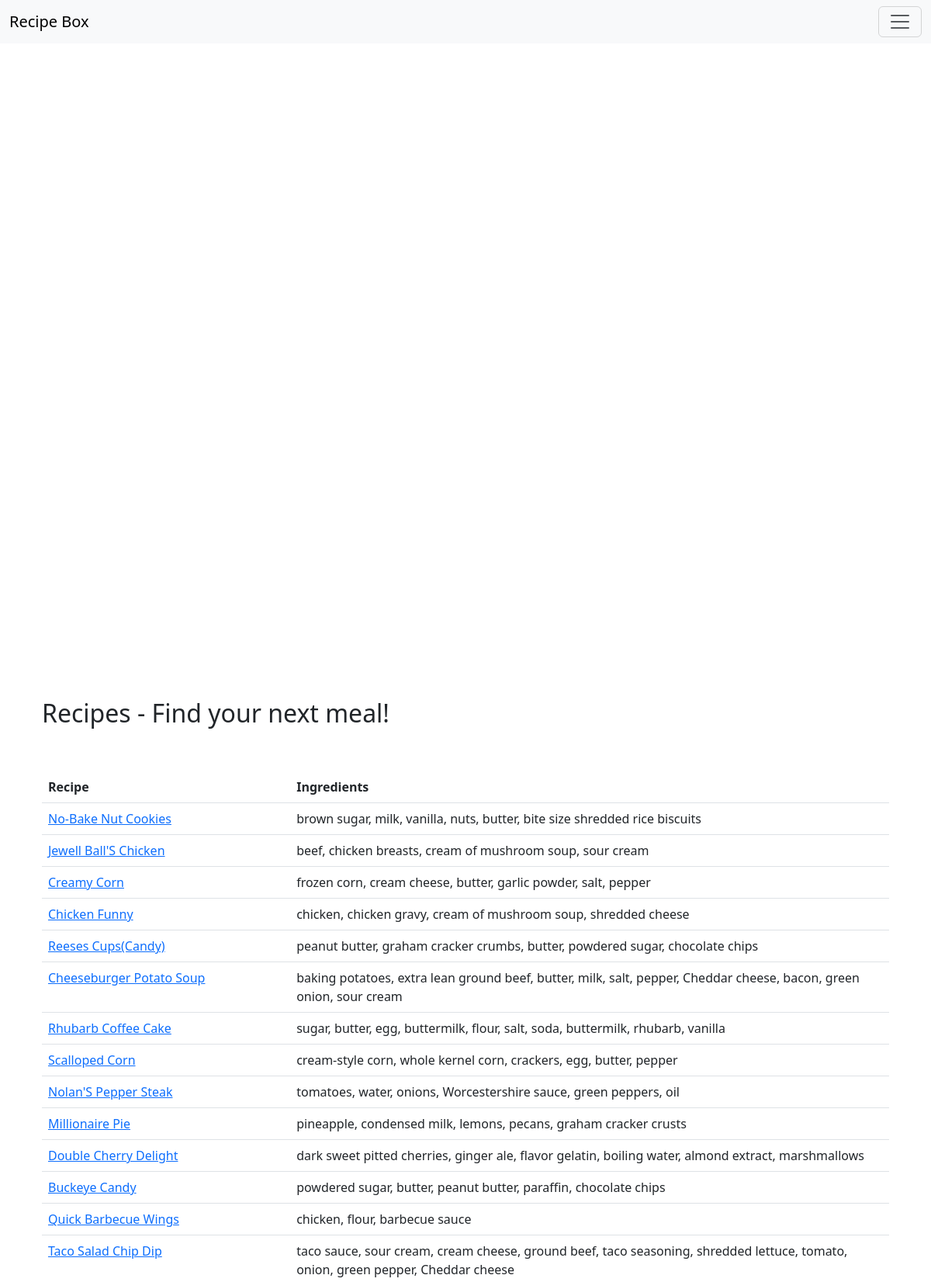
/cartbuilder/recipes (upper part), run on the app's committed database.
### CartBuilder/models.py (models this page shows, shortened)
class SimpleMaster(models.Model):
    recipeKey = models.IntegerField()
    recipeTitle = models.TextField()
    recipeIngredients = models.TextField()
    recipeDirections = models.TextField()
    recipeNER = models.TextField()
    recipeImage = models.ImageField(upload_to='recipe_images/', null=True, blank=True)

### CartBuilder/views.py (the view)
# urls.py: path('recipes', views.recipes, name="recipes"),
def recipes(request):
    recipe_list = SimpleMaster.objects.all()
    context = {'full_recipe_list': recipe_list}
    return render(request, 'recipes.html', context)

### templates/recipes.html
{% extends 'base.html' %}
{% block content %}
<div class="container">
    <h2>Recipes - Find your next meal!</h2>
    <div>
        <br>
        <br>
        {% include "./components/recipe_table/recipe_table_base.html" %}
    </div>
</div>
{% endblock %}

### templates/components/recipe_table/recipe_table_base.html
{% load static %}
<div class="table-responsive" style="max-height: 50vh">
    <table class="table table-hover" >
        <thead>
            <tr>
                <th scope="col">Recipe</th>
                <th scope="col">Ingredients</th>
            </tr>
        </thead>
        <tbody>
            {% for recipe in full_recipe_list %}
            <tr>
                <td><a href="recipe/{{ recipe.recipeKey }} ">{{ recipe.recipeTitle }}</a></td>
                <td>{{ recipe.recipeNER }}</td>
            </tr>
            {% empty %}
            <li>Error loading non-mock recipes.</li>
            {% endfor %}
        </tbody>
    </table>
</div>

### data on the page
SimpleMaster: recipeTitle "No-Bake Nut Cookies", recipeNER "brown sugar, milk, vanilla, nuts, butter, bite size shredded rice biscuits"
SimpleMaster: recipeTitle "Jewell Ball'S Chicken", recipeNER "beef, chicken breasts, cream of mushroom soup, sour cream"
SimpleMaster: recipeTitle "Creamy Corn", recipeNER "frozen corn, cream cheese, butter, garlic powder, salt, pepper"
SimpleMaster: recipeTitle "Chicken Funny", recipeNER "chicken, chicken gravy, cream of mushroom soup, shredded cheese"
SimpleMaster: recipeTitle "Reeses Cups(Candy)", recipeNER "peanut butter, graham cracker crumbs, butter, powdered sugar, chocolate chips"
SimpleMaster: recipeTitle "Cheeseburger Potato Soup", recipeNER "baking potatoes, extra lean ground beef, butter, milk, salt, pepper, Cheddar cheese, bacon, green onion, sour cream"
SimpleMaster: recipeTitle "Rhubarb Coffee Cake", recipeNER "sugar, butter, egg, buttermilk, flour, salt, soda, buttermilk, rhubarb, vanilla"
SimpleMaster: recipeTitle "Scalloped Corn", recipeNER "cream-style corn, whole kernel corn, crackers, egg, butter, pepper"
SimpleMaster: recipeTitle "Nolan'S Pepper Steak", recipeNER "tomatoes, water, onions, Worcestershire sauce, green peppers, oil"
SimpleMaster: recipeTitle "Millionaire Pie", recipeNER "pineapple, condensed milk, lemons, pecans, graham cracker crusts"
SimpleMaster: recipeTitle "Double Cherry Delight", recipeNER "dark sweet pitted cherries, ginger ale, flavor gelatin, boiling water, almond extract, marshmallows"
SimpleMaster: recipeTitle "Buckeye Candy", recipeNER "powdered sugar, butter, peanut butter, paraffin, chocolate chips"
SimpleMaster: recipeTitle "Quick Barbecue Wings", recipeNER "chicken, flour, barbecue sauce"
SimpleMaster: recipeTitle "Taco Salad Chip Dip", recipeNER "taco sauce, sour cream, cream cheese, ground beef, taco seasoning, shredded lettuce, tomato, onion, green pepper, Cheddar cheese"
